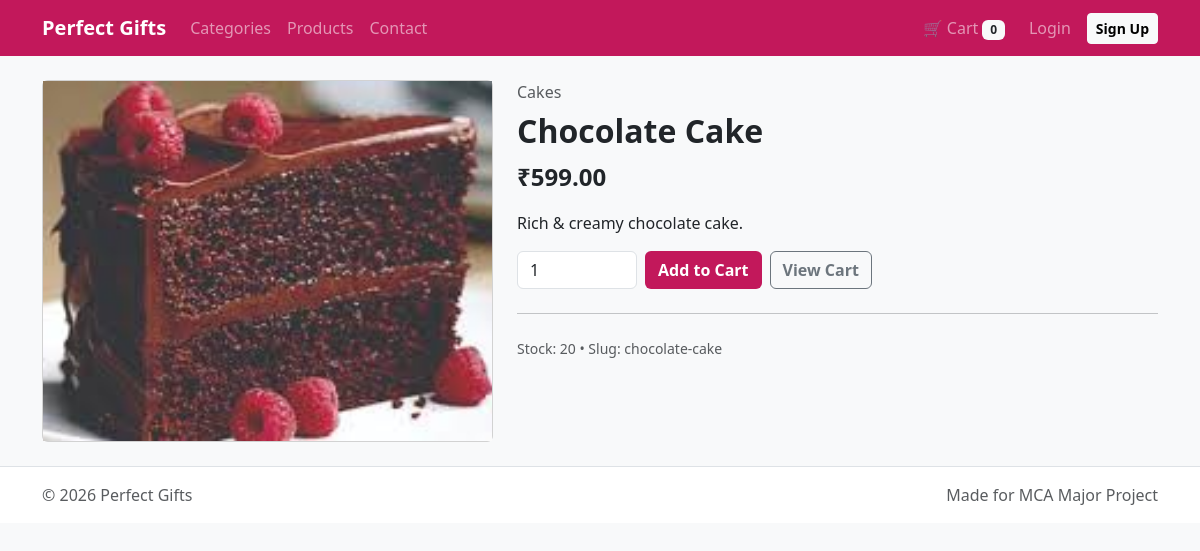
/product.php?slug=chocolate-cake, run on the app's committed database.
### tables this page shows
CREATE TABLE products (
  id INT AUTO_INCREMENT PRIMARY KEY,
  category_id INT NOT NULL,
  name VARCHAR(120) NOT NULL,
  slug VARCHAR(160) NOT NULL UNIQUE,
  description TEXT NULL,
  price DECIMAL(10,2) NOT NULL DEFAULT 0,
  stock INT NOT NULL DEFAULT 0,
  image VARCHAR(255) NULL,
  status TINYINT(1) NOT NULL DEFAULT 1,
  created_at DATETIME NOT NULL DEFAULT CURRENT_TIMESTAMP,
  CONSTRAINT fk_products_category
    FOREIGN KEY (category_id) REFERENCES categories(id)
    ON UPDATE CASCADE ON DELETE RESTRICT
);

CREATE TABLE categories (
  id INT AUTO_INCREMENT PRIMARY KEY,
  name VARCHAR(80) NOT NULL,
  slug VARCHAR(120) NOT NULL UNIQUE,
  image VARCHAR(255) NULL,
  status TINYINT(1) NOT NULL DEFAULT 1,
  created_at DATETIME NOT NULL DEFAULT CURRENT_TIMESTAMP
);

### helpers/functions.php (called while the page is built, shortened)
<?php
function e(string $value): string {
    return htmlspecialchars($value, ENT_QUOTES, 'UTF-8');
}
function url(string $base_path, string $path): string {
    $path = '/' . ltrim($path, '/');
    return $base_path . $path;
}
?>

### product.php (the view, shortened to what this page needs)
<?php
require __DIR__ . '/config/bootstrap.php';
$slug = isset($_GET['slug']) ? trim((string)$_GET['slug']) : '';
$stmt = $pdo->prepare("SELECT p.*, c.name AS category, c.slug AS cat_slug
                       FROM products p
                       JOIN categories c ON c.id=p.category_id
                       WHERE p.slug=:slug AND p.status=1
                       LIMIT 1");
$stmt->execute([':slug' => $slug]);
$product = $stmt->fetch();
include __DIR__ . '/includes/top.php';
?>
<div class="row g-4">
  <div class="col-md-5">
    <div class="card">
      <img src="<?= e($product['image'] ?: 'images/banner.jpg') ?>" class="w-100" style="height:360px;object-fit:cover" alt="">
    </div>
  </div>
  <div class="col-md-7">
    <div class="mb-2 text-muted"><?= e($product['category']) ?></div>
    <h2 class="fw-bold"><?= e($product['name']) ?></h2>
    <div class="fs-4 fw-bold mt-2">₹<?= e(number_format((float)$product['price'], 2)) ?></div>
    <?php if (!empty($product['description'])): ?>
      <p class="mt-3"><?= nl2br(e((string)$product['description'])) ?></p>
    <?php endif; ?>
    <div class="mt-3 d-flex gap-2">
      <form method="post" action="<?= e(url($base_path,'cart_action.php')) ?>" class="d-flex gap-2">
        <input type="number" name="qty" min="1" value="1" class="form-control" style="width:120px">
        <button class="btn fw-bold" style="background:#c2185b;color:#fff">Add to Cart</button>
      </form>
      <a class="btn btn-outline-secondary fw-bold" href="<?= e(url($base_path,'cart.php')) ?>">View Cart</a>
    </div>
    <hr class="my-4">
    <div class="small text-muted">Stock: <?= (int)$product['stock'] ?> • Slug: <?= e($product['slug']) ?></div>
  </div>
</div>
<?php include __DIR__ . '/includes/bottom.php'; ?>

### data on the page
products: image (picture), category.name "Cakes", name "Chocolate Cake", price "599.00", description "Rich & creamy chocolate cake.", stock "20", slug "chocolate-cake"

### other printed values
$app_name "Perfect Gifts"
$cartCount "0"
